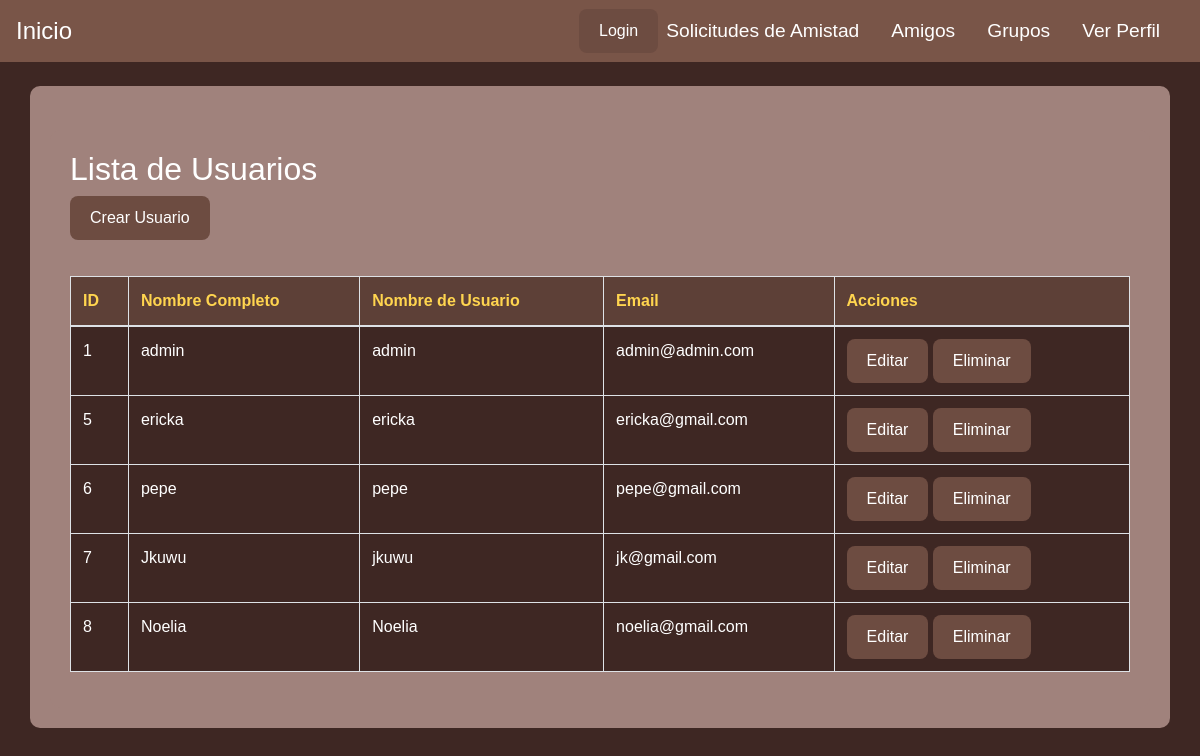
Before: /inicio/usuarios/ with the older database file.
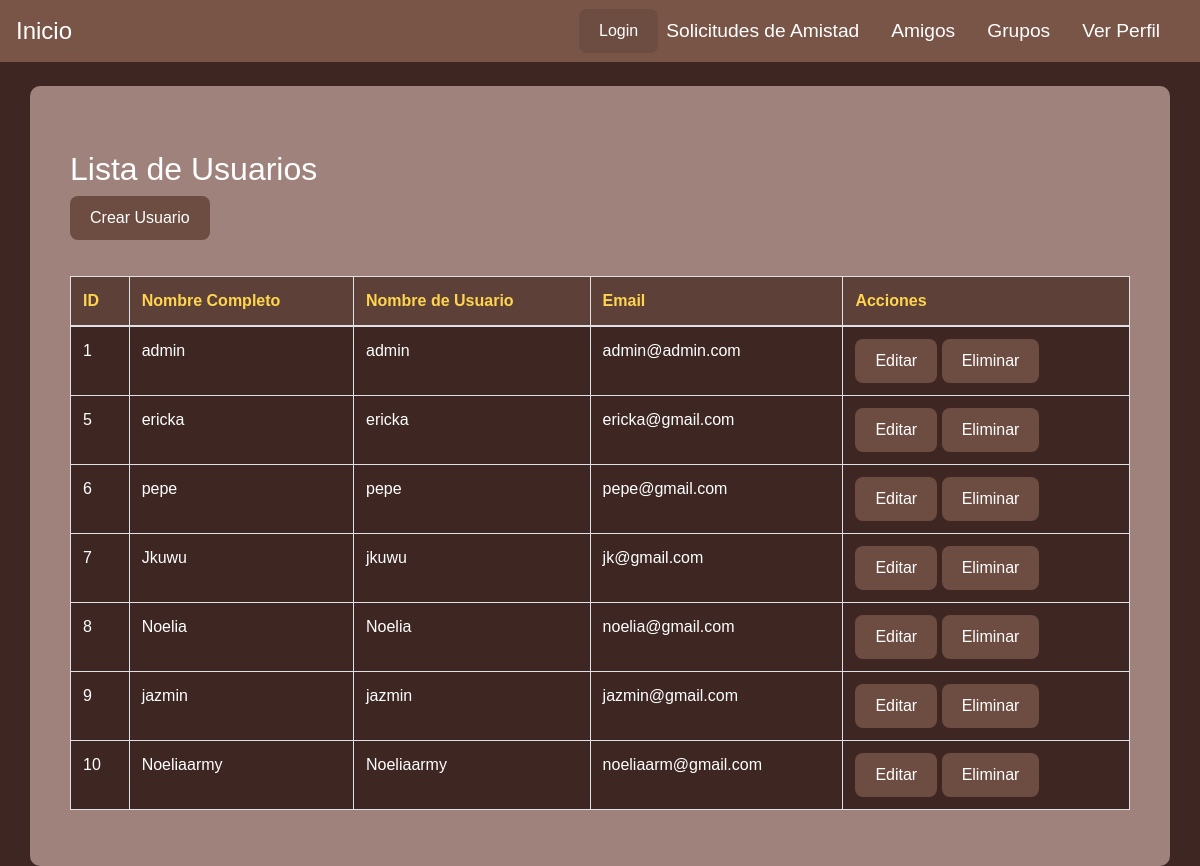
After: the same page with the newer database file.
### inicio/models.py (models this page shows, shortened)
class Usuario(AbstractBaseUser, PermissionsMixin):
    email = models.EmailField(unique=True)  # Email único para el usuario
    nombres = models.CharField(max_length=100)  # Nombres del usuario
    nombre_usuario = models.CharField(max_length=100, unique=True)  # Nombre de usuario único
    is_staff = models.BooleanField(default=False)  # Permite acceso al admin
    is_active = models.BooleanField(default=True)  # Marca si el usuario está activo
    last_login = models.DateTimeField(null=True, blank=True)  # Fecha del último inicio de sesión
    groups = models.ManyToManyField(
        'auth.Group',
        related_name='%(class)s_set',  # `related_name` único para este modelo
        blank=True,
        help_text='The groups this user belongs to.',
        verbose_name='groups'
    )
    user_permissions = models.ManyToManyField(
        'auth.Permission',
        related_name='%(class)s_permissions',  # `related_name` único para este modelo
        blank=True,
        help_text='Specific permissions for this user.',
        verbose_name='user permissions'
    )
    objects = UsuarioManager()  # Asigna el manager personalizado
    USERNAME_FIELD = 'email'  # Campo utilizado para el inicio de sesión
    REQUIRED_FIELDS = ['nombres', 'nombre_usuario']  # Campos requeridos al crear un superusuario

### inicio/views.py (the view)
# urls.py: path('usuarios/', views.lista_usuarios, name='lista_usuarios'),
def lista_usuarios(request):
    usuarios = Usuario.objects.all()  # Obtiene todos los usuarios
    return render(request, 'lista_usuarios.html', {'usuarios': usuarios})

### inicio/templates/lista_usuarios.html
{% extends 'base.html' %}
{% block content %}
<div class="container mt-4">
    <h2>Lista de Usuarios</h2>
    <a href="{% url 'crear_usuario' %}" class="btn btn-primary mb-3">Crear Usuario</a>
    <table class="table table-bordered">
        <thead>
            <tr>
                <th>ID</th>
                <th>Nombre Completo</th>
                <th>Nombre de Usuario</th>
                <th>Email</th>
                <th>Acciones</th>
            </tr>
        </thead>
        <tbody>
            {% for usuario in usuarios %}
            <tr>
                <td>{{ usuario.id }}</td>
                <td>{{ usuario.nombres }}</td>
                <td>{{ usuario.nombre_usuario }}</td>
                <td>{{ usuario.email }}</td>
                <td>
                    <a href="{% url 'editar_usuario' usuario.id %}" class="btn btn-warning btn-sm">Editar</a>
                    <a href="{% url 'eliminar_usuario' usuario.id %}" class="btn btn-danger btn-sm">Eliminar</a>
                </td>
            </tr>
            {% endfor %}
        </tbody>
    </table>
</div>
{% endblock %}

Changed rows visible on the page:
added Usuario: id "9", nombres "jazmin", nombre_usuario "jazmin", email "jazmin@gmail.com"
added Usuario: id "10", nombres "Noeliaarmy", nombre_usuario "Noeliaarmy", email "noeliaarm@gmail.com"
